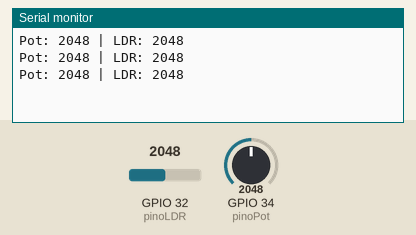
The sketch below on a simulated ESP32. On the bench: the last lines printed to the serial monitor. Inputs (shaded band) come from the test bench; at power-on: GPIO 32 (pinoLDR) = 2048, GPIO 34 (pinoPot) = 2048.

Above: at 1.3 s.
1.4 s: GPIO 32 (pinoLDR) set to 2866
At 1.9 s:
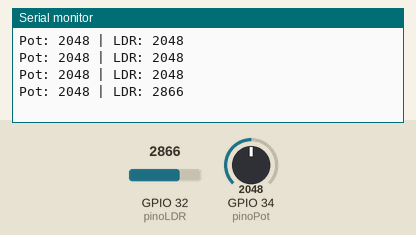
2.9 s: GPIO 34 (pinoPot) set to 2866
At 3.4 s:
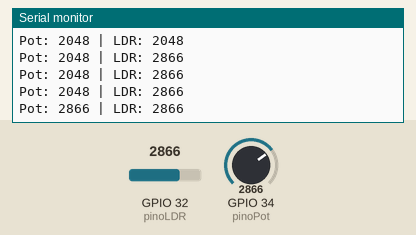
4.4 s: GPIO 32 (pinoLDR) set to 3603
At 4.9 s:
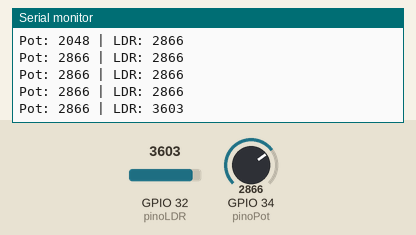
5.9 s: GPIO 34 (pinoPot) set to 3603
At 6.4 s:
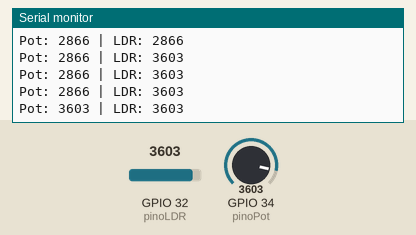
Timing chart, 0 to 8.4 s (numbered marks = the images above; inputs shaded):
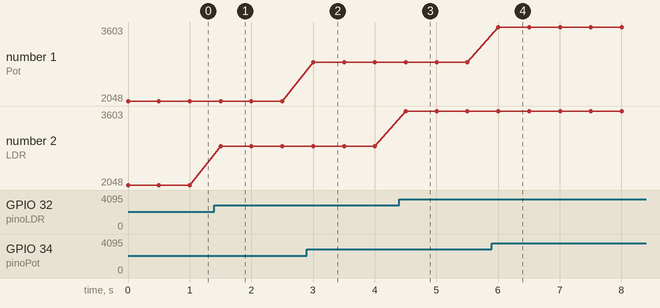

The sketch:

leitura_ldr_pontenciometro.ino
```cpp
// Definição dos pinos
const int pinoPot = 34; // Potenciômetro (Analog Input Only)
const int pinoLDR = 32; // LDR (Divisor de Tensão)

void setup() {
  // 1. Inicializa comunicação Serial
  Serial.begin(115200);

  // 2. Configura pinos como entrada
  pinMode(pinoPot, INPUT);
  pinMode(pinoLDR, INPUT);
}

void loop() {
  // 3. Leitura dos sensores (0 - 4095)
  int valorPot = analogRead(pinoPot);
  int valorLDR = analogRead(pinoLDR);

  // 4. Exibição Formatada: "Pot: 2000 | LDR: 1500"
  Serial.print("Pot: ");
  Serial.print(valorPot);
  Serial.print(" | LDR: ");
  Serial.println(valorLDR);

  delay(500); // Atualiza a cada meio segundo
}
```

Measured:
- after the input at 1.4 s, the serial monitor: prints a new line after 0.10 s (image 1)
- after the input at 2.9 s, the serial monitor: prints a new line after 0.10 s (image 2)
- after the input at 4.4 s, the serial monitor: prints a new line after 0.10 s (image 3)
- after the input at 5.9 s, the serial monitor: prints a new line after 0.10 s (image 4)
- plotted number 2: 2048 → 2866 after the input at 1.4 s, 2866 → 3603 after the input at 4.4 s
